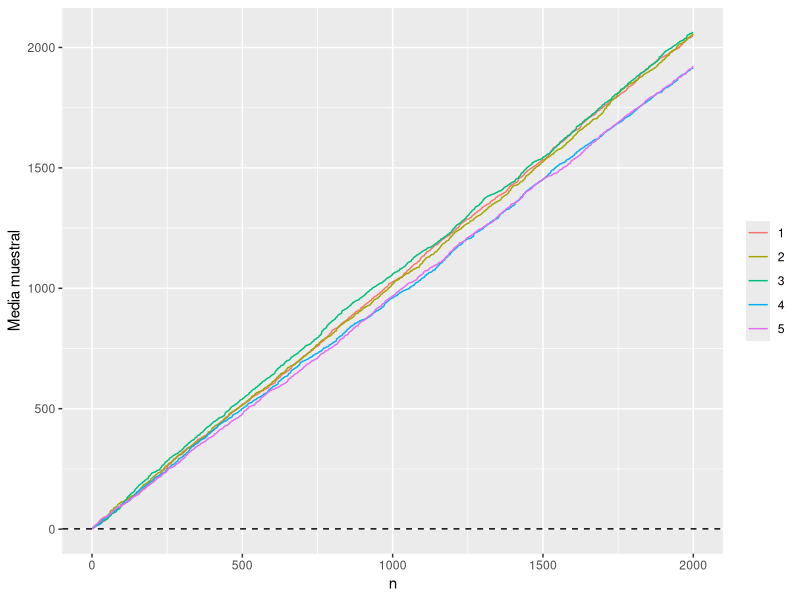
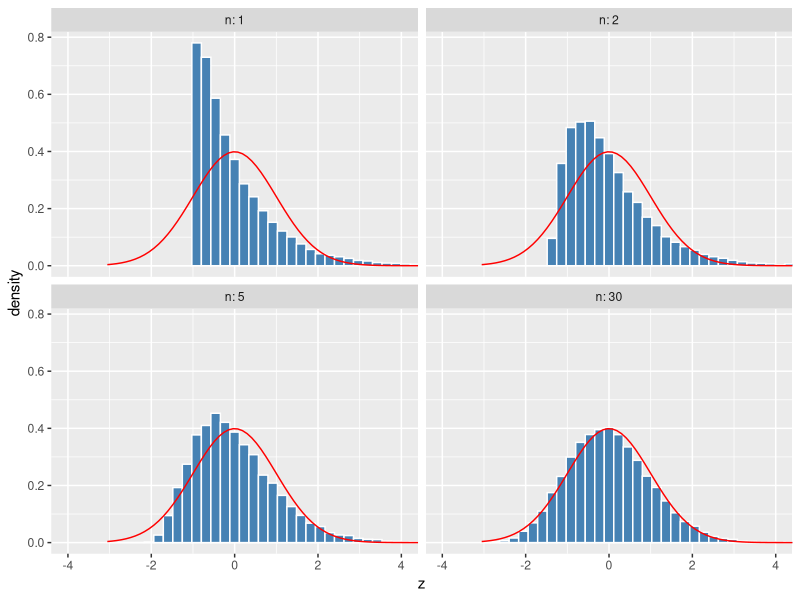

Write the R code that produced these figures, in order.
## ---- chunk 1
library(tidyverse)
library(MASS, exclude = "select")
set.seed(2026)
## ---- chunk 2
Sigma <- matrix(c(1, 0.6, 0.6, 2), 2)
X <- mvrnorm(1e5, c(0, 0), Sigma)
a <- 2; b <- 3

var(a * X[, 1] + b * X[, 2])                 # simulada
a^2 * 1 + b^2 * 2 + 2 * a * b * 0.6          # teórica
## ---- chunk 3
dado <- rep(1/6, 6)
suma <- convolve(dado, rev(dado), type = "open")
names(suma) <- 2:12
round(suma, 4)
## ---- chunk 4
mean(rpois(1e5, 2) + rpois(1e5, 3) == 5)
dpois(5, lambda = 5)
## ---- chunk 5
m <- pmin(rexp(1e5, rate = 1), rexp(1e5, rate = 2))
c(media_sim = mean(m), media_teorica = 1 / (1 + 2))

mx <- replicate(1e5, max(runif(5)))
c(media_sim = mean(mx), media_teorica = 5 / 6)
ks.test(mx, "pbeta", shape1 = 5, shape2 = 1)$p.value
## ---- chunk 6
tibble(k = 1:5, exacta = exp(-(1 + k)), cota_chebyshev = 1 / k^2)
## ---- chunk 7
#| label: fig-lgn
#| fig-cap: "Cinco trayectorias de la media muestral de exponenciales de media 1."
n <- 2000
trayectorias <- map_dfr(1:5, function(i) {
  x <- rexp(n)
  tibble(trayectoria = factor(i), n = 1:n, media = cumsum(x) / (1:n))
})
ggplot(trayectorias, aes(n, media, color = trayectoria)) +
  geom_line() +
  geom_hline(yintercept = 1, linetype = "dashed") +
  labs(x = "n", y = "Media muestral", color = NULL)
## ---- chunk 8
#| label: fig-tcl
#| fig-cap: "Media tipificada de n exponenciales: la asimetría se corrige al crecer n."
tcl <- expand_grid(n = c(1, 2, 5, 30), rep = 1:20000) |>
  mutate(z = map_dbl(n, ~ sqrt(.x) * (mean(rexp(.x)) - 1) / 1))

ggplot(tcl, aes(z)) +
  geom_histogram(aes(y = after_stat(density)), bins = 50,
                 fill = "steelblue", color = "white") +
  stat_function(fun = dnorm, color = "red") +
  coord_cartesian(xlim = c(-4, 4)) +
  facet_wrap(~n, labeller = label_both)
## ---- chunk 9
n <- 40; p <- 0.3
mu <- n * p; s <- sqrt(n * p * (1 - p))
c(exacta = pbinom(10, n, p),
  sin_correccion = pnorm(10, mu, s),
  con_correccion = pnorm(10.5, mu, s))
## ---- chunk 10
n <- 100
sd(replicate(20000, log(mean(rexp(n)))))
1 / sqrt(n)
## ---- chunk 11
N <- 1e6
u <- runif(N); v <- runif(N)
pi_hat <- 4 * mean(u^2 + v^2 <= 1)
c(estimacion = pi_hat, error_tipico = 4 * sqrt(pi_hat / 4 * (1 - pi_hat / 4) / N))
## ---- chunk 12
h <- exp(-runif(N)^2)
est <- mean(h); ee <- sd(h) / sqrt(N)
c(estimacion = est, ic_inf = est - 1.96 * ee, ic_sup = est + 1.96 * ee)
integrate(function(x) exp(-x^2), 0, 1)$value
